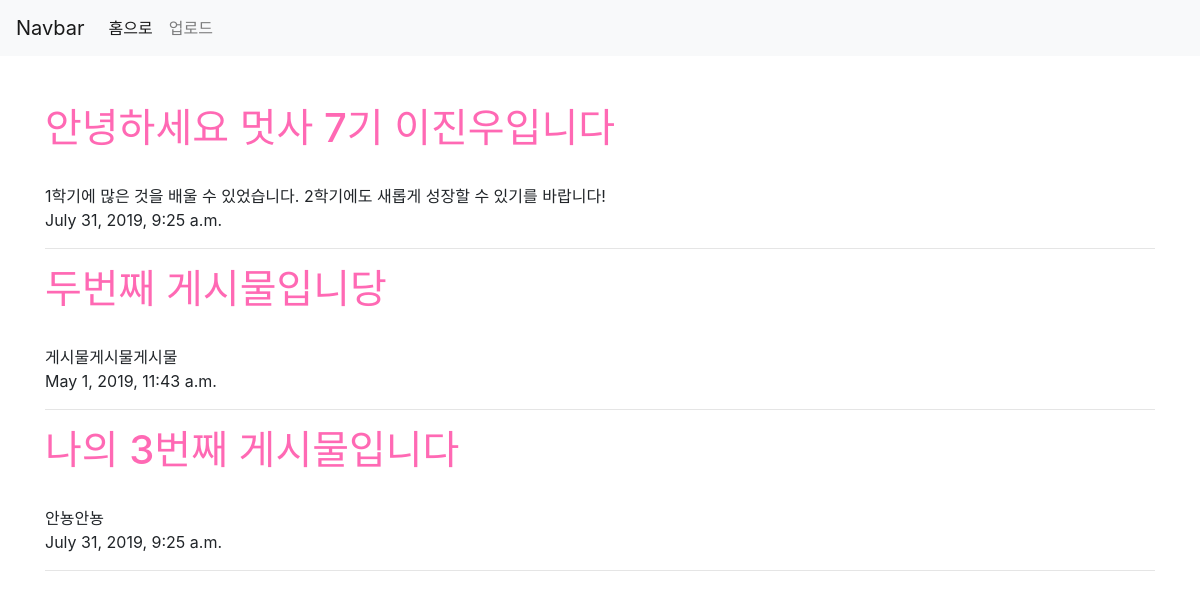
The page / on the database its author committed.
### main/models.py (models this page shows, shortened)
class Post(models.Model):
    title = models.CharField(max_length=250) # 문자 길이 설정은 필수(charField 이용일 때)
    content = models.CharField(max_length=250)
    date = models.DateTimeField(auto_now=True) #시간을 받는 DateTimeField는 자동으로 시간을 불러옴(auto_now는 어려우므로 그냥 외우기)

### main/views.py (the view)
# urls.py: path('', views.index, name="index"),
def index(request):
    post = Post.objects.all()
    return render(request, 'index.html', {'post' : post})

### main/templates/index.html (shortened to what this page needs)
<!DOCTYPE html>
<html>
    <head>
        <link rel="stylesheet" href="https://stackpath.bootstrapcdn.com/bootstrap/4.3.1/css/bootstrap.min.css">
    </head>
    <body>
            <nav class="navbar navbar-expand-lg navbar-light bg-light">
                    <a class="navbar-brand" href="#">Navbar</a>
                    <div class="collapse navbar-collapse" id="navbarNav">
                      <ul class="navbar-nav">
                        <li class="nav-item active">
                          <a class="nav-link" href="{% url 'index' %}">홈으로 <span class="sr-only">(current)</span></a>
                        </li>
                        <li class="nav-item">
                          <a class="nav-link" href="#">업로드</a>
                        </li>
                      </ul>
                    </div>
                </nav>
                <br>
                <br>
                  <div class="container">
                  {% for item in post %}
                    <h1 style="color:hotpink;">{{item.title}}</h1><br>
                    {{item.content}}<br>
                    {{item.date}}<br>
                    <hr>
                  {% endfor %}
                  </div>
    </body>
</html>

### rows shown on the page
Post: title "안녕하세요 멋사 7기 이진우입니다", content "1학기에 많은 것을 배울 수 있었습니다. 2학기에도 새롭게 성장할 수 있기를 바랍니다!", date "July 31, 2019, 9:25 a.m."
Post: title "두번째 게시물입니당", content "게시물게시물게시물", date "May 1, 2019, 11:43 a.m."
Post: title "나의 3번째 게시물입니다", content "안뇽안뇽", date "July 31, 2019, 9:25 a.m."
